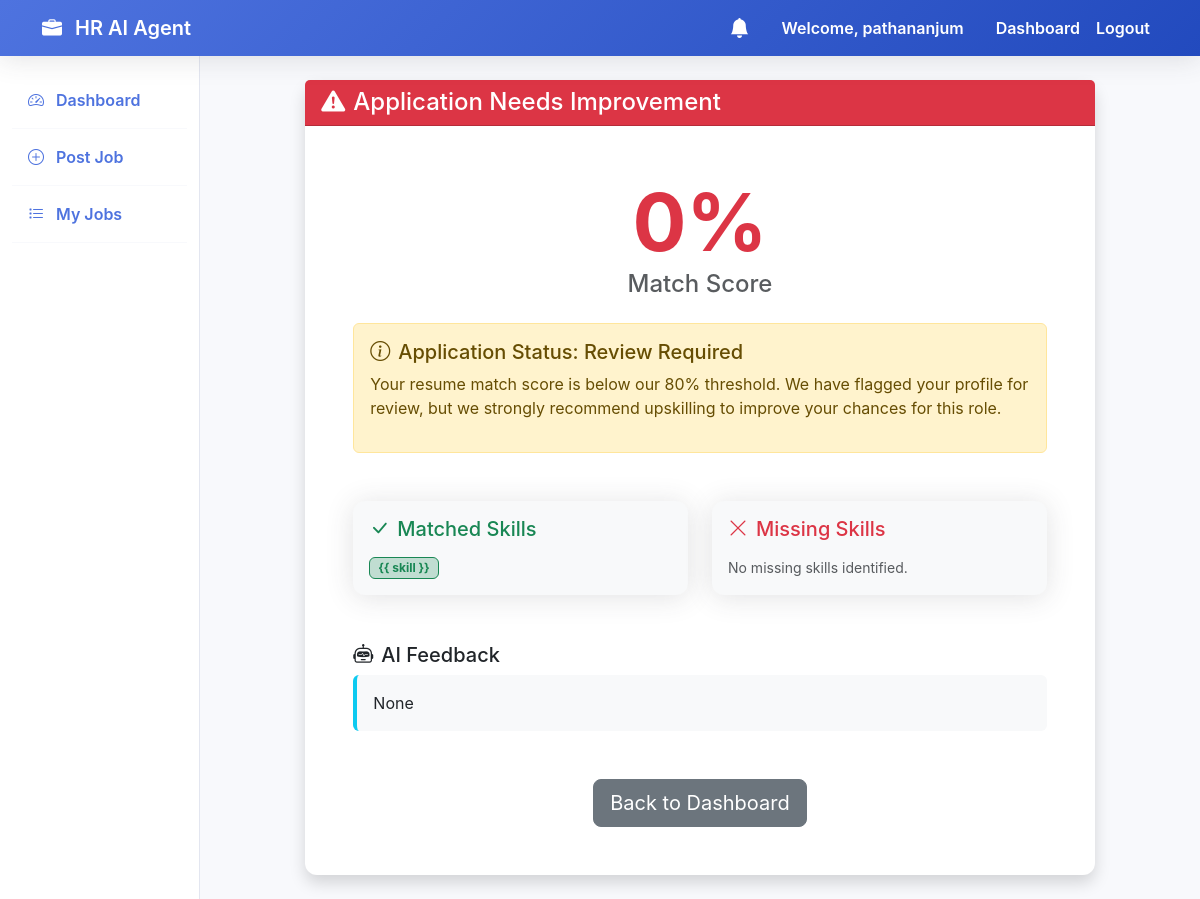
The app's page /jobs/screening/4/ (signed in) with its own data.
### accounts/models.py (models this page shows, shortened)
class User(AbstractUser):
    ROLE_CHOICES = (
        ('hr', 'HR (Recruiter)'),
        ('candidate', 'Candidate (Student/Job Seeker)'),
    )
    role = models.CharField(max_length=20, choices=ROLE_CHOICES, default='candidate')
    phone = models.CharField(max_length=15, blank=True, null=True)
    organization_name = models.CharField(max_length=255, blank=True, null=True, help_text="Required for HR role")
    profile_picture = models.ImageField(upload_to='profile_pics/', blank=True, null=True)

### jobs/models.py (models this page shows, shortened)
class Application(models.Model):
    STATUS_CHOICES = (
        ('applied', 'Applied'),
        ('shortlisted', 'Shortlisted'),
        ('rejected', 'Rejected'),
        ('interview', 'Interview'),
    )
    job = models.ForeignKey(Job, on_delete=models.CASCADE, related_name='applications')
    candidate = models.ForeignKey(settings.AUTH_USER_MODEL, on_delete=models.CASCADE, related_name='job_applications')
    resume = models.ForeignKey(Resume, on_delete=models.SET_NULL, null=True)
    match_score = models.FloatField(default=0.0)
    ai_feedback = models.TextField(blank=True, null=True)
    skills_matched = models.TextField(blank=True, null=True)
    missing_skills = models.TextField(blank=True, null=True)
    improvement_suggestions = models.TextField(blank=True, null=True)
    status = models.CharField(max_length=20, choices=STATUS_CHOICES, default='applied')
    applied_at = models.DateTimeField(auto_now_add=True)

### jobs/views.py (the view)
# urls.py: path('screening/<int:pk>/', views.screening_result, name='screening_result'),
@login_required
def screening_result(request, pk):
    application = get_object_or_404(Application, pk=pk, candidate=request.user)
    resume_skills = application.resume.parsed_data.get('Skills', []) if application.resume else []
    matched_skills, missing_skills = calculate_skills_match(resume_skills, application.job.skills_required)
    recommended_courses = []
    if application.match_score < 80:
        recommended_courses = get_recommended_courses(missing_skills)
    context = {
        'application': application,
        'matched_skills': matched_skills,
        'missing_skills': missing_skills,
        'recommended_courses': recommended_courses
    }
    return render(request, 'jobs/screening_result.html', context)

### interviews/context_processors.py (called while the page is built)
def unread_notifications(request):
    if request.user.is_authenticated:
        count = Notification.objects.filter(recipient=request.user, is_read=False).count()
        return {'unread_notifications_count': count}
    return {'unread_notifications_count': 0}

### jobs/views.py (called while the page is built)
def extract_skills_list(skills_text):
    if not skills_text:
        return []
    def clean_skill(s):
        if not isinstance(s, str):
            return str(s)
        s = s.replace('{{', '').replace('}}', '').replace('{', '').replace('}', '').strip()
        return s
    if isinstance(skills_text, list):
        skills = [clean_skill(s) for s in skills_text]
        return [s for s in skills if s.lower() not in ['skills', 'skill', '']]
    if ':' in skills_text:
        skills_text = skills_text.split(':', 1)[1]
    skills = [clean_skill(s) for s in skills_text.split(',') if s.strip()]
    return [s for s in skills if s.lower() not in ['skills', 'skill', '']]

def get_recommended_courses(missing_skills):
    from lms.models import Course
    from django.db.models import Q
    search_terms = missing_skills
    query = Q()
    for term in search_terms:
        query |= Q(title__icontains=term) | Q(description__icontains=term)
    recommended_courses = []
    if query:
        recommended_courses = list(Course.objects.filter(query).distinct())
    return recommended_courses

### templates/jobs/screening_result.html (shortened to what this page needs)
{% extends 'base.html' %}
{% block content %}
<div class="row justify-content-center">
    <div class="col-md-10">
        <div class="card shadow border-0">
            <div
                class="card-header {% if application.match_score >= 80 %}bg-success{% else %}bg-danger{% endif %} text-white">
                <h4 class="mb-0">
                    {% if application.match_score >= 80 %}
                    <i class="bi bi-check-circle-fill me-2"></i>Application Successful
                    {% else %}
                    <i class="bi bi-exclamation-triangle-fill me-2"></i>Application Needs Improvement
                    {% endif %}
                </h4>
            </div>
            <div class="card-body p-5">
                <div class="text-center mb-5">
                    <div
                        class="display-1 fw-bold {% if application.match_score >= 80 %}text-success{% else %}text-danger{% endif %}">
                        {{ application.match_score|floatformat:0 }}%
                    </div>
                    <p class="h4 text-muted">Match Score</p>
                    {% if application.match_score < 80 %} <div class="alert alert-warning mt-4 text-start">
                        <h5><i class="bi bi-info-circle me-2"></i>Application Status: Review Required</h5>
                        <p>Your resume match score is below our 80% threshold. We have flagged your profile for review,
                            but we strongly recommend upskilling to improve your chances for this role.</p>
                </div>
                {% else %}
                <div class="alert alert-success mt-4 text-start">
                    <h5><i class="bi bi-check-circle me-2"></i>Great Match!</h5>
                    <p>Your profile is a strong match for this position. Our HR team has been notified.</p>
                </div>
                {% endif %}
            </div>
            <div class="row g-4">
                <div class="col-md-6">
                    <div class="card h-100 bg-light border-0">
                        <div class="card-body">
                            <h5 class="text-success"><i class="bi bi-check-lg me-2"></i>Matched Skills</h5>
                            <div class="d-flex flex-wrap gap-2 mt-3">
                                {% for skill in matched_skills %}
                                <span class="badge bg-success bg-opacity-25 text-success border border-success">{{ skill
                                    }}</span>
                                {% empty %}
                                <span class="text-muted small">No direct skill matches found.</span>
                                {% endfor %}
                            </div>
                        </div>
                    </div>
                </div>
                <div class="col-md-6">
                    <div class="card h-100 bg-light border-0">
                        <div class="card-body">
                            <h5 class="text-danger"><i class="bi bi-x-lg me-2"></i>Missing Skills</h5>
                            <div class="d-flex flex-wrap gap-2 mt-3">
                                {% for skill in missing_skills %}
                                <span class="badge bg-danger bg-opacity-10 text-danger border border-danger">{{ skill
                                    }}</span>
                                {% empty %}
                                <span class="text-muted small">No missing skills identified.</span>
                                {% endfor %}
                            </div>
                        </div>
                    </div>
                </div>
            </div>
            <div class="mt-5">
                <h5><i class="bi bi-robot me-2"></i>AI Feedback</h5>
                <p class="p-3 bg-light rounded border-start border-4 border-info">{{ application.ai_feedback }}</p>
            </div>
            <div class="text-center mt-5">
                <a href="{% url 'dashboard' %}" class="btn btn-secondary btn-lg">Back to Dashboard</a>
            </div>
        </div>
    </div>
</div>
</div>
{% endblock %}

### templates/base.html (shortened to what this page needs)
<!DOCTYPE html>
<html lang="en">
<head>
    <link href="https://cdn.jsdelivr.net/npm/bootstrap@5.3.0/dist/css/bootstrap.min.css" rel="stylesheet">
    <link rel="stylesheet" href="https://cdn.jsdelivr.net/npm/bootstrap-icons@1.10.5/font/bootstrap-icons.css">
</head>
<body>
    <nav class="navbar navbar-expand-lg sticky-top">
        <div class="container">
            <a class="navbar-brand" href="{% url 'home' %}">
                <i class="bi bi-briefcase-fill me-2"></i> HR AI Agent
            </a>
            <div class="collapse navbar-collapse" id="navbarNav">
                <ul class="navbar-nav ms-auto">
                    {% if user.is_authenticated %}
                    <li class="nav-item me-3 d-flex align-items-center">
                        <a href="{% url 'dashboard' %}" class="nav-link position-relative py-0">
                            <i class="bi bi-bell-fill fs-5"></i>
                        </a>
                    </li>
                    <li class="nav-link text-white me-3">Welcome, {{ user.username }}</li>
                    <li class="nav-item">
                        <a class="nav-link" href="{% url 'dashboard' %}">Dashboard</a>
                    </li>
                    <li class="nav-item">
                        <form action="{% url 'logout' %}" method="post" class="d-inline">
                            <button type="submit" class="nav-link btn btn-link"
                                style="text-decoration: none;">Logout</button>
                        </form>
                    </li>
                    {% endif %}
                </ul>
            </div>
        </div>
    </nav>
    <div class="container-fluid">
        <div class="row">
            {% if user.is_authenticated %}
            <nav class="col-md-3 col-lg-2 d-md-block sidebar collapse">
                <div class="position-sticky pt-3">
                    <ul class="nav flex-column">
                        <li class="nav-item">
                            <a class="nav-link active" href="{% url 'dashboard' %}">
                                <i class="bi bi-speedometer2 me-2"></i> Dashboard
                            </a>
                        </li>
                        {% if user.role == 'hr' %}
                        <li class="nav-item">
                            <a class="nav-link" href="{% url 'post_job' %}">
                                <i class="bi bi-plus-circle me-2"></i> Post Job
                            </a>
                        </li>
                        <li class="nav-item">
                            <a class="nav-link" href="{% url 'hr_jobs' %}">
                                <i class="bi bi-list-task me-2"></i> My Jobs
                            </a>
                        </li>
                        {% endif %}
                    </ul>
                </div>
            </nav>
            <main class="col-md-9 ms-sm-auto col-lg-10 px-md-4 py-4">
                {% block content %}{% endblock %}
            </main>
            {% endif %}
        </div>
    </div>
</body>
</html>

### templates/base.html (style rules this page uses)
:root { --primary-color: #4e73df; --secondary-color: #858796; --success-color: #1cc88a; --info-color: #36b9cc; --warning-color: #f6c23e; --danger-color: #e74a3b; --dark-bg: #f8f9fc; }
body { font-family: 'Inter', -apple-system, BlinkMacSystemFont, "Segoe UI", Roboto, "Helvetica Neue", Arial, sans-serif; background-color: var(--dark-bg); color: #5a5c69; }
.navbar { background: linear-gradient(135deg, #4e73df 0%, #224abe 100%); box-shadow: 0 0.15rem 1.75rem 0 rgba(58, 59, 69, 0.15); }
.navbar-brand, .nav-link { color: white !important; font-weight: 600; }
.card { border: none; border-radius: 0.75rem; box-shadow: 0 0.15rem 1.75rem 0 rgba(58, 59, 69, 0.15); transition: transform 0.2s; }
.sidebar { min-height: 100vh; background: white; border-right: 1px solid #e3e6f0; }
.sidebar .nav-link { color: #4e73df !important; padding: 1rem; border-bottom: 1px solid #f8f9fc; }

### records on screen
User: username "pathananjum"
Application: match_score "0", ai_feedback "None"
